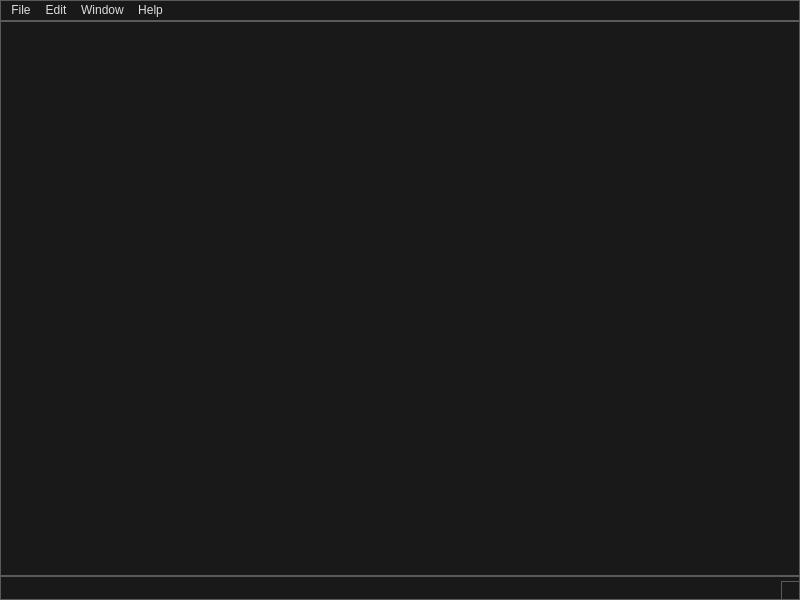
<?xml version="1.0" encoding="UTF-8"?>
<ui version="4.0">
 <class>MainWindow</class>
 <widget class="QMainWindow" name="MainWindow">
  <property name="geometry">
   <rect>
    <x>0</x>
    <y>0</y>
    <width>800</width>
    <height>600</height>
   </rect>
  </property>
  <property name="windowTitle">
   <string>aiNodes</string>
  </property>
  <property name="windowOpacity">
   <double>1.000000000000000</double>
  </property>
  <property name="styleSheet">
   <string notr="true">/*
	Copyright 2013 Emanuel Claesson

	Licensed under the Apache License, Version 2.0 (the &quot;License&quot;);
	you may not use this file except in compliance with the License.
	You may obtain a copy of the License at

		http://www.apache.org/licenses/LICENSE-2.0

	Unless required by applicable law or agreed to in writing, software
	distributed under the License is distributed on an &quot;AS IS&quot; BASIS,
	WITHOUT WARRANTIES OR CONDITIONS OF ANY KIND, either express or implied.
	See the License for the specific language governing permissions and
	limitations under the License.
*/

/*
	COLOR_DARK     = #191919
	COLOR_MEDIUM   = #353535
	COLOR_MEDLIGHT = #5A5A5A
	COLOR_LIGHT    = #DDDDDD
	COLOR_ACCENT   = #3D7848
*/

* {
	background: #191919;
	color: #DDDDDD;
	border: 1px solid #5A5A5A;
}

QWidget::item:selected {
	background: #3D7848;
}

QCheckBox, QRadioButton {
	border: none;
}

QRadioButton::indicator, QCheckBox::indicator {
	width: 13px;
	height: 13px;
}

QRadioButton::indicator::unchecked, QCheckBox::indicator::unchecked {
	border: 1px solid #5A5A5A;
	background: none;
}

QRadioButton::indicator:unchecked:hover, QCheckBox::indicator:unchecked:hover {
	border: 1px solid #DDDDDD;
}

QRadioButton::indicator::checked, QCheckBox::indicator::checked {
	border: 1px solid #5A5A5A;
	background: #5A5A5A;
}

QRadioButton::indicator:checked:hover, QCheckBox::indicator:checked:hover {
	border: 1px solid #DDDDDD;
	background: #DDDDDD;
}

QGroupBox {
	margin-top: 6px;
}

QGroupBox::title {
	top: -7px;
	left: 7px;
}

QScrollBar {
	border: 1px solid #5A5A5A;
	background: #191919;
}

QScrollBar:horizontal {
	height: 15px;
	margin: 0px 0px 0px 32px;
}

QScrollBar:vertical {
	width: 15px;
	margin: 32px 0px 0px 0px;
}

QScrollBar::handle {
	background: #353535;
	border: 1px solid #5A5A5A;
}

QScrollBar::handle:horizontal {
	border-width: 0px 1px 0px 1px;
}

QScrollBar::handle:vertical {
	border-width: 1px 0px 1px 0px;
}

QScrollBar::handle:horizontal {
	min-width: 20px;
}

QScrollBar::handle:vertical {
	min-height: 20px;
}

QScrollBar::add-line, QScrollBar::sub-line {
	background:#353535;
	border: 1px solid #5A5A5A;
	subcontrol-origin: margin;
}

QScrollBar::add-line {
	position: absolute;
}

QScrollBar::add-line:horizontal {
	width: 15px;
	subcontrol-position: left;
	left: 15px;
}

QScrollBar::add-line:vertical {
	height: 15px;
	subcontrol-position: top;
	top: 15px;
}

QScrollBar::sub-line:horizontal {
	width: 15px;
	subcontrol-position: top left;
}

QScrollBar::sub-line:vertical {
	height: 15px;
	subcontrol-position: top;
}

QScrollBar:left-arrow, QScrollBar::right-arrow, QScrollBar::up-arrow, QScrollBar::down-arrow {
	border: 1px solid #5A5A5A;
	width: 3px;
	height: 3px;
}

QScrollBar::add-page, QScrollBar::sub-page {
	background: none;
}

QAbstractButton:hover {
	background: #353535;
}

QAbstractButton:pressed {
	background: #5A5A5A;
}

QAbstractItemView {
	show-decoration-selected: 1;
	selection-background-color: #3D7848;
	selection-color: #DDDDDD;
	alternate-background-color: #353535;
}

QHeaderView {
	border: 1px solid #5A5A5A;
}

QHeaderView::section {
	background: #191919;
	border: 1px solid #5A5A5A;
	padding: 4px;
}

QHeaderView::section:selected, QHeaderView::section::checked {
	background: #353535;
}

QTableView {
	gridline-color: #5A5A5A;
}

QTabBar {
	margin-left: 2px;
}

QTabBar::tab {
	border-radius: 0px;
	padding: 4px;
	margin: 4px;
}

QTabBar::tab:selected {
	background: #353535;
}

QComboBox::down-arrow {
	border: 1px solid #5A5A5A;
	background: #353535;
}

QComboBox::drop-down {
	border: 1px solid #5A5A5A;
	background: #353535;
}

QComboBox::down-arrow {
	width: 3px;
	height: 3px;
	border: 1px solid #5A5A5A;
}

QAbstractSpinBox {
	padding-right: 15px;
}

QAbstractSpinBox::up-button, QAbstractSpinBox::down-button {
	border: 1px solid #5A5A5A;
	background: #353535;
	subcontrol-origin: border;
}

QAbstractSpinBox::up-arrow, QAbstractSpinBox::down-arrow {
	width: 3px;
	height: 3px;
	border: 1px solid #5A5A5A;
}

QSlider {
	border: none;
}

QSlider::groove:horizontal {
	height: 5px;
	margin: 4px 0px 4px 0px;
}

QSlider::groove:vertical {
	width: 5px;
	margin: 0px 4px 0px 4px;
}

QSlider::handle {
	border: 1px solid #5A5A5A;
	background: #353535;
}

QSlider::handle:horizontal {
	width: 15px;
	margin: -4px 0px -4px 0px;
}

QSlider::handle:vertical {
	height: 15px;
	margin: 0px -4px 0px -4px;
}

QSlider::add-page:vertical, QSlider::sub-page:horizontal {
	background: #3D7848;
}

QSlider::sub-page:vertical, QSlider::add-page:horizontal {
	background: #353535;
}

QLabel {
	border: none;
}

QProgressBar {
	text-align: center;
}

QProgressBar::chunk {
	width: 1px;
	background-color: #3D7848;
}

QMenu::separator {
	background: #353535;
}</string>
  </property>
  <widget class="QWidget" name="centralwidget"/>
  <widget class="QMenuBar" name="menubar">
   <property name="geometry">
    <rect>
     <x>0</x>
     <y>0</y>
     <width>800</width>
     <height>23</height>
    </rect>
   </property>
   <widget class="QMenu" name="menuFile">
    <property name="title">
     <string>File</string>
    </property>
   </widget>
   <widget class="QMenu" name="menuEdit">
    <property name="title">
     <string>Edit</string>
    </property>
   </widget>
   <widget class="QMenu" name="menuWindow">
    <property name="title">
     <string>Window</string>
    </property>
    <addaction name="actionText_to_Image"/>
    <addaction name="actionStable_Diffusion_Animation"/>
   </widget>
   <widget class="QMenu" name="menuHelp">
    <property name="title">
     <string>Help</string>
    </property>
    <addaction name="actionaiNodes_Help"/>
    <addaction name="separator"/>
    <addaction name="actionAbout_aiNodes"/>
   </widget>
   <addaction name="menuFile"/>
   <addaction name="menuEdit"/>
   <addaction name="menuWindow"/>
   <addaction name="menuHelp"/>
  </widget>
  <widget class="QStatusBar" name="statusbar"/>
  <action name="actionaiNodes_Help">
   <property name="text">
    <string>aiNodes Help</string>
   </property>
  </action>
  <action name="actionAbout_aiNodes">
   <property name="text">
    <string>About aiNodes</string>
   </property>
  </action>
  <action name="actionText_to_Image">
   <property name="text">
    <string>Stable Diffusion Still Mode</string>
   </property>
  </action>
  <action name="actionStable_Diffusion_Animation">
   <property name="text">
    <string>Stable Diffusion Animation</string>
   </property>
  </action>
 </widget>
 <resources/>
 <connections/>
</ui>
